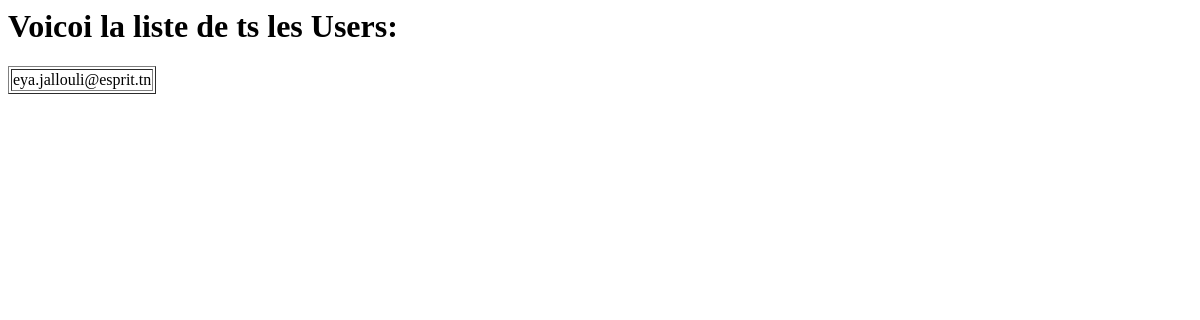
The app's page /User/AllUsers/, older data.
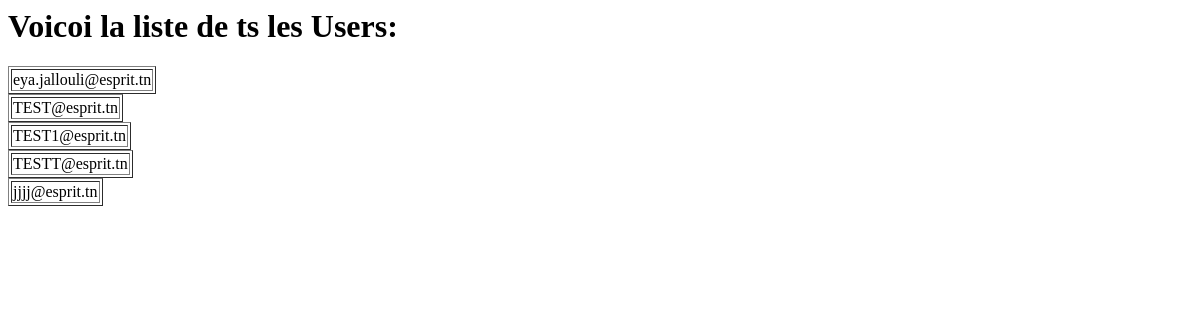
The same page, newer data.
### UserApp/models.py (models this page shows, shortened)
class User(AbstractUser):
    user_id=models.CharField(max_length=8,primary_key=True,unique=True,editable=False)
    first_name=models.CharField(max_length=100,validators=[name_validators])
    last_name=models.CharField(max_length=100,validators=[name_validators])
    email=models.EmailField(unique=True,validators=[verify_email]) #validators est une liste de fonctions de validation
    affiliation=models.CharField(max_length=255)
    nationality=models.CharField(max_length=255)
    ROLE= [("participant","Participant"),("commitee","organizing comitee member")]
    role=models.CharField(max_length=255,choices= ROLE,default="participant")
    created_at=models.DateTimeField(auto_now_add=True)
    updated_at=models.DateTimeField(auto_now=True)

### UserApp/views.py (the view)
# urls.py: path('AllUsers/', views.UsersListView.as_view(), name='AllUsers'),
class UsersListView(ListView):
    model=User
    context_object_name= 'allUsers'
    template_name= 'User/AllUsers.html'

### GestionConference/Templates/User/AllUsers.html
<h1>Voicoi la liste de ts les Users:</h1>
{% for u in allUsers%}
<table border="1">
    <tr>
        <td>{{u.email}}</td>
    </tr>
</table>
{%endfor%}

Row changes from the older to the newer data that the page shows:
added User: email "TEST@esprit.tn"
added User: email "TEST1@esprit.tn"
added User: email "TESTT@esprit.tn"
added User: email "jjjj@esprit.tn"
